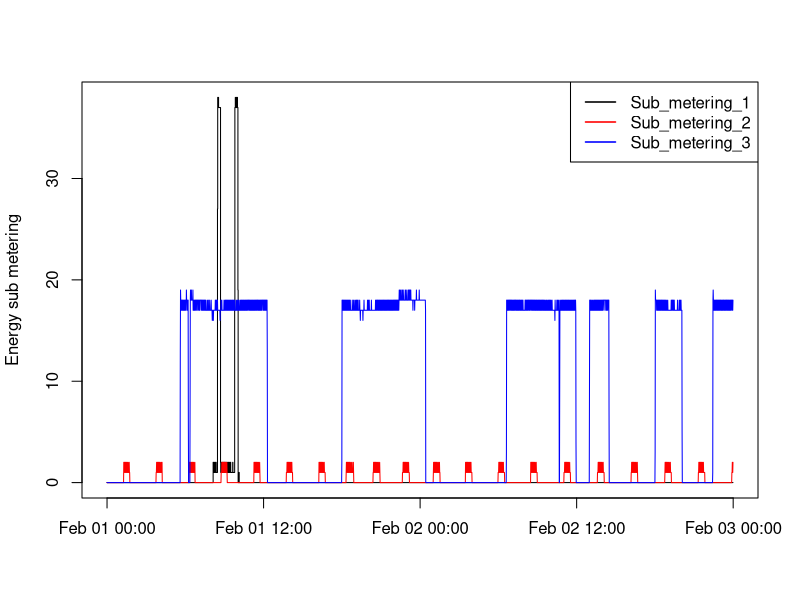

This chart was generated by the following R code:
EPC <- read.table('household_power_consumption_2007_FEB_01_02.txt'
                  ,header = TRUE
                  ,sep = ';'
                  ,na.strings = '?'
                  ,stringsAsFactors = FALSE)

EPC$Time <- as.POSIXlt(paste(EPC$Date,EPC$Time),format = "%d/%m/%Y %H:%M:%S")
EPC$Date <- as.Date(EPC$Date, format = "%d/%m/%Y")

png(filename = "Plot3.png")
plot(EPC$Time, EPC$Sub_metering_1
     ,type = 'S'
     ,xlab = ""
     ,ylab = "Energy sub metering")
lines(EPC$Time, EPC$Sub_metering_2, col = 'red'  )
lines(EPC$Time, EPC$Sub_metering_3, col = 'blue' )
legend("topright"
       ,legend = c("Sub_metering_1", "Sub_metering_2", "Sub_metering_3")
       ,col = c('black','red','blue')
       ,lty = 1
       ,lwd = 1.5)
dev.off()
